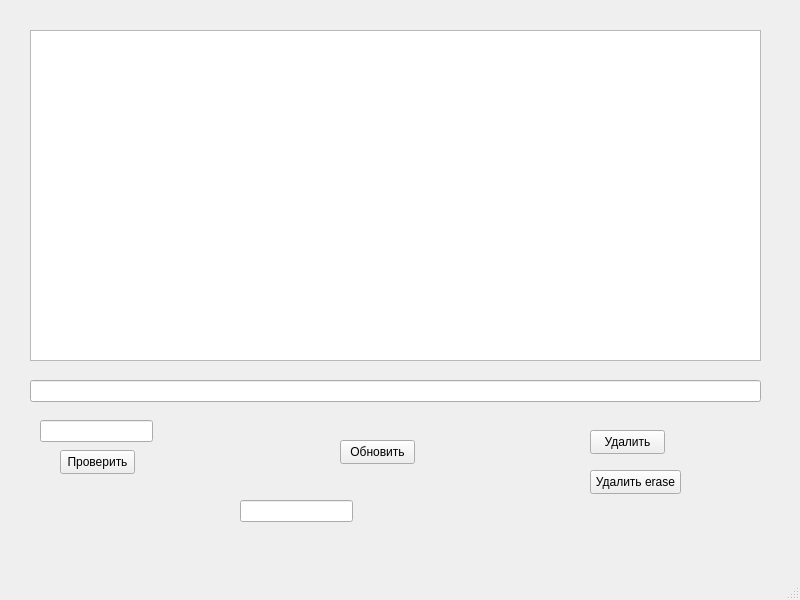
<?xml version="1.0" encoding="UTF-8"?>
<ui version="4.0">
 <class>MainWindow</class>
 <widget class="QMainWindow" name="MainWindow">
  <property name="geometry">
   <rect>
    <x>0</x>
    <y>0</y>
    <width>800</width>
    <height>600</height>
   </rect>
  </property>
  <property name="windowTitle">
   <string>MainWindow</string>
  </property>
  <widget class="QWidget" name="centralwidget">
   <widget class="QPushButton" name="btnCheck">
    <property name="geometry">
     <rect>
      <x>60</x>
      <y>450</y>
      <width>75</width>
      <height>24</height>
     </rect>
    </property>
    <property name="text">
     <string>Проверить</string>
    </property>
   </widget>
   <widget class="QLineEdit" name="edtLogin">
    <property name="geometry">
     <rect>
      <x>40</x>
      <y>420</y>
      <width>113</width>
      <height>22</height>
     </rect>
    </property>
   </widget>
   <widget class="QListWidget" name="lstUsers">
    <property name="geometry">
     <rect>
      <x>30</x>
      <y>30</y>
      <width>731</width>
      <height>331</height>
     </rect>
    </property>
   </widget>
   <widget class="QPushButton" name="btnDelete">
    <property name="geometry">
     <rect>
      <x>590</x>
      <y>430</y>
      <width>75</width>
      <height>24</height>
     </rect>
    </property>
    <property name="text">
     <string>Удалить</string>
    </property>
   </widget>
   <widget class="QPushButton" name="btnDeleteErase">
    <property name="geometry">
     <rect>
      <x>590</x>
      <y>470</y>
      <width>91</width>
      <height>24</height>
     </rect>
    </property>
    <property name="text">
     <string>Удалить erase</string>
    </property>
   </widget>
   <widget class="QLineEdit" name="edtUser">
    <property name="geometry">
     <rect>
      <x>30</x>
      <y>380</y>
      <width>731</width>
      <height>22</height>
     </rect>
    </property>
   </widget>
   <widget class="QPushButton" name="btnUpdate">
    <property name="geometry">
     <rect>
      <x>340</x>
      <y>440</y>
      <width>75</width>
      <height>24</height>
     </rect>
    </property>
    <property name="text">
     <string>Обновить</string>
    </property>
   </widget>
   <widget class="QLineEdit" name="edtPassword">
    <property name="geometry">
     <rect>
      <x>240</x>
      <y>500</y>
      <width>113</width>
      <height>22</height>
     </rect>
    </property>
    <property name="echoMode">
     <enum>QLineEdit::Password</enum>
    </property>
   </widget>
  </widget>
  <widget class="QMenuBar" name="menubar">
   <property name="geometry">
    <rect>
     <x>0</x>
     <y>0</y>
     <width>800</width>
     <height>22</height>
    </rect>
   </property>
  </widget>
  <widget class="QStatusBar" name="statusbar"/>
 </widget>
 <resources/>
 <connections/>
</ui>
